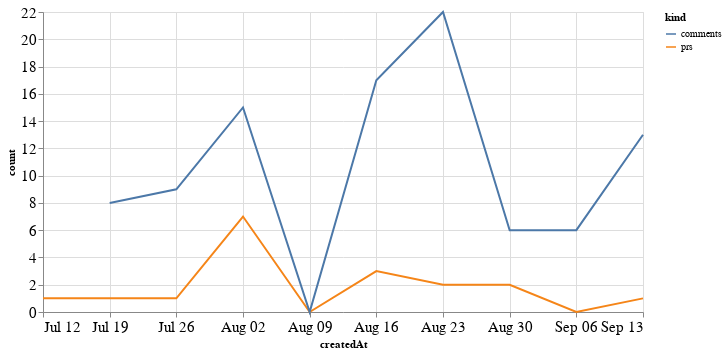

The cell this chart's notebook holds for it:
### Code cell
alt.Chart(total_time, width=600).mark_line().encode(
    x='createdAt',
    y='count',
    color='kind'
)

### Figure 1 — Vega-Lite specification as saved in the notebook (floating-point values rounded to 4 significant figures)
{"config": {"axisLeft": {"labelFontSize": 15}, "axisBottom": {"labelFontSize": 15}}, "data": {"name": "data-28f9bc301eeffceb5dc9e73ff84a6fd4"}, "mark": "line", "encoding": {"color": {"type": "nominal", "field": "kind"}, "x": {"type": "temporal", "field": "createdAt"}, "y": {"type": "quantitative", "field": "count"}}, "width": 600, "$schema": "https://vega.github.io/schema/vega-lite/v4.8.1.json", "datasets": {"data-28f9bc301eeffceb5dc9e73ff84a6fd4": [{"createdAt": "2020-07-12T00:00:00", "kind": "prs", "count": 1.0}, {"createdAt": "2020-07-19T00:00:00", "kind": "prs", "count": 1.0}, {"createdAt": "2020-07-26T00:00:00", "kind": "prs", "count": 1.0}, {"createdAt": "2020-08-02T00:00:00", "kind": "prs", "count": 7.0}, {"createdAt": "2020-08-09T00:00:00", "kind": "prs", "count": 0.0}, {"createdAt": "2020-08-16T00:00:00", "kind": "prs", "count": 3.0}, {"createdAt": "2020-08-23T00:00:00", "kind": "prs", "count": 2.0}, {"createdAt": "2020-08-30T00:00:00", "kind": "prs", "count": 2.0}, {"createdAt": "2020-09-06T00:00:00", "kind": "prs", "count": 0.0}, {"createdAt": "2020-09-13T00:00:00", "kind": "prs", "count": 1.0}, {"createdAt": "2020-07-12T00:00:00", "kind": "comments", "count": null}, {"createdAt": "2020-07-19T00:00:00", "kind": "comments", "count": 8.0}, {"createdAt": "2020-07-26T00:00:00", "kind": "comments", "count": 9.0}, {"createdAt": "2020-08-02T00:00:00", "kind": "comments", "count": 15.0}, {"createdAt": "2020-08-09T00:00:00", "kind": "comments", "count": 0.0}, {"createdAt": "2020-08-16T00:00:00", "kind": "comments", "count": 17.0}, {"createdAt": "2020-08-23T00:00:00", "kind": "comments", "count": 22.0}, {"createdAt": "2020-08-30T00:00:00", "kind": "comments", "count": 6.0}, {"createdAt": "2020-09-06T00:00:00", "kind": "comments", "count": 6.0}, {"createdAt": "2020-09-13T00:00:00", "kind": "comments", "count": 13.0}]}}
